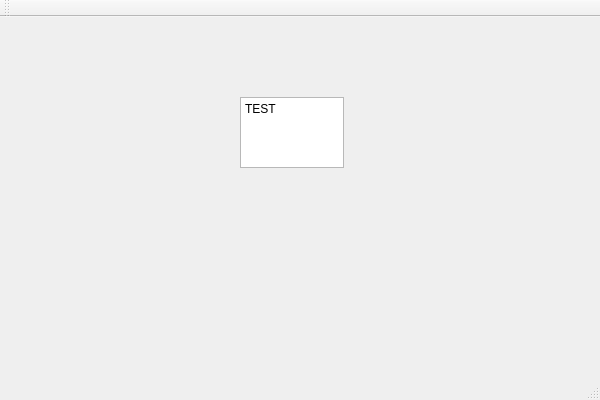
<?xml version="1.0" encoding="UTF-8"?>
<ui version="4.0">
 <class>SplendorDuelClass</class>
 <widget class="QMainWindow" name="SplendorDuelClass">
  <property name="geometry">
   <rect>
    <x>0</x>
    <y>0</y>
    <width>600</width>
    <height>400</height>
   </rect>
  </property>
  <property name="windowTitle">
   <string>SplendorDuel</string>
  </property>
  <widget class="QWidget" name="centralWidget">
   <widget class="QTextEdit" name="textEdit">
    <property name="geometry">
     <rect>
      <x>240</x>
      <y>80</y>
      <width>104</width>
      <height>71</height>
     </rect>
    </property>
    <property name="html">
     <string>&lt;!DOCTYPE HTML PUBLIC &quot;-//W3C//DTD HTML 4.0//EN&quot; &quot;http://www.w3.org/TR/REC-html40/strict.dtd&quot;&gt;
&lt;html&gt;&lt;head&gt;&lt;meta name=&quot;qrichtext&quot; content=&quot;1&quot; /&gt;&lt;meta charset=&quot;utf-8&quot; /&gt;&lt;style type=&quot;text/css&quot;&gt;
p, li { white-space: pre-wrap; }
hr { height: 1px; border-width: 0; }
li.unchecked::marker { content: &quot;\2610&quot;; }
li.checked::marker { content: &quot;\2612&quot;; }
&lt;/style&gt;&lt;/head&gt;&lt;body style=&quot; font-family:'Segoe UI'; font-size:9pt; font-weight:400; font-style:normal;&quot;&gt;
&lt;p style=&quot; margin-top:0px; margin-bottom:0px; margin-left:0px; margin-right:0px; -qt-block-indent:0; text-indent:0px;&quot;&gt;TEST&lt;/p&gt;
&lt;p style=&quot;-qt-paragraph-type:empty; margin-top:0px; margin-bottom:0px; margin-left:0px; margin-right:0px; -qt-block-indent:0; text-indent:0px;&quot;&gt;&lt;br /&gt;&lt;/p&gt;&lt;/body&gt;&lt;/html&gt;</string>
    </property>
   </widget>
  </widget>
  <widget class="QMenuBar" name="menuBar">
   <property name="geometry">
    <rect>
     <x>0</x>
     <y>0</y>
     <width>600</width>
     <height>22</height>
    </rect>
   </property>
  </widget>
  <widget class="QToolBar" name="mainToolBar">
   <attribute name="toolBarArea">
    <enum>TopToolBarArea</enum>
   </attribute>
   <attribute name="toolBarBreak">
    <bool>false</bool>
   </attribute>
  </widget>
  <widget class="QStatusBar" name="statusBar"/>
 </widget>
 <layoutdefault spacing="6" margin="11"/>
 <resources>
  <include location="SplendorDuel.qrc"/>
 </resources>
 <connections/>
</ui>
